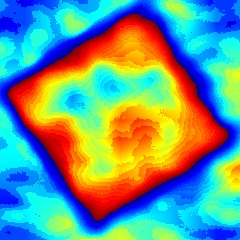
#> input picture cv_pick_place/temp_rgbd/color_image_crop.jpg, 240 x 240 px; its folder holds only this picture in this run
$ python -i 'augmentations copy.py'   (imports and definitions only)
#> lines starting #> are read from the running program, lines starting #| are printed output that depends on the picture
import cv2
import numpy as np
import random

from neural_nets.torch_yolact.config import norm_mean, norm_std


# Warning, do not use numpy random in PyTorch multiprocessing, or the random result will be the same.

# [38 lines left out: functions random_mirror, clip_box, remove_small_box, to_01_box, random_brightness, random_contrast, not called in this run]


def random_saturation(img, lower=0.7, upper=1.3):
    img[:, :, 1] *= random.uniform(lower, upper)
    return img


# [111 lines left out: functions random_hue, photometric_distort, crop, random_crop, pad_to_square, not called in this run]


def multi_scale_resize(img, masks=None, boxes=None, resize_range=None, during_training=False):
    assert img.shape[0] == img.shape[1], 'Error, image is not square in <multi_scale_resize>'

    if during_training:
        ori_size = img.shape[0]
        resize_size = random.randint(resize_range[0], resize_range[1]) * 32
        img = cv2.resize(img, (resize_size, resize_size))
        scale = resize_size / ori_size
        boxes *= scale

        masks = masks.transpose((1, 2, 0))
        masks = cv2.resize(masks, (resize_size, resize_size))

        # OpenCV resizes a (w,h,1) array to (s,s), so fix it
        if len(masks.shape) == 2:
            masks = np.expand_dims(masks, 0)
        else:
            masks = masks.transpose((2, 0, 1))

        return img, masks, boxes
    else:
        return cv2.resize(img, (resize_range, resize_range))


# [83 lines left out: functions to_train_size, normalize_and_toRGB, val_aug, train_aug, show_ann, not called in this run]

>>> import cv2
>>> picture = cv2.imread('../../temp_rgbd/color_image_crop.jpg', cv2.IMREAD_GRAYSCALE)
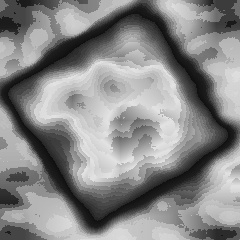
#> picture: shape (240, 240); min 10, max 232, mean 135.2
>>> result = multi_scale_resize(picture)
#> (the run stopped early here; a loop or call above may not have finished)
